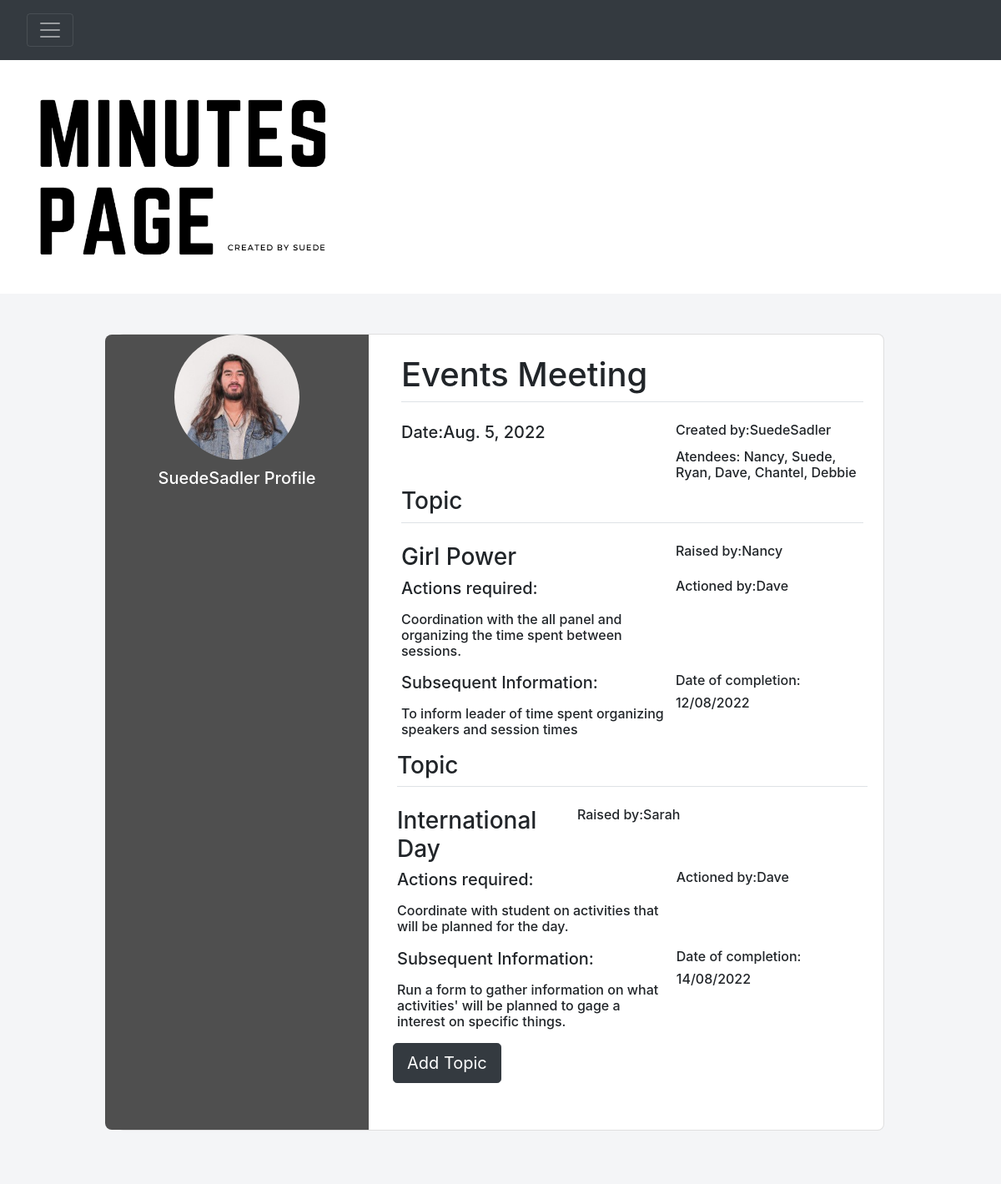
The app's page /post/1/ with its own data.
### Minutes/models.py (models this page shows, shortened)
class Post(models.Model):
    Title = models.CharField(max_length=100)
    Author = models.ForeignKey(User, on_delete=models.CASCADE)
    Date = models.DateField(default= timezone.now)
    Atendees = models.CharField(max_length=100)

class Topics(models.Model):
    Topic = models.ForeignKey(Post, on_delete=models.CASCADE)
    Title = models.CharField(max_length=100 )
    Raised_by = models.CharField(max_length=100)
    Actions = models.TextField()
    Actioned_by = models.CharField(max_length=100)
    Subsequent_info = models.TextField()
    Date_of_completion = models.CharField(max_length=100)

### users/models.py (models this page shows)
class Profile(models.Model):
    user = models.OneToOneField(User, on_delete=models.CASCADE)
    image = models.ImageField(default='default.jpg', upload_to='profile_pics')
    def __str__(self):
        return f'{self.user.username} Profile'

### Minutes/views.py (the view)
# urls.py: path('post/<int:pk>/', PostDetailView.as_view(), name='post-detail'),
class PostDetailView(DetailView):
    model = Post
    template_name = 'Minutes/post_detail.html'
    context_object_name = 'posts'

### Minutes/templates/Minutes/post_detail.html (shortened to what this page needs)
{% load crispy_forms_tags %}
<!doctype html>
<html lang="en">
  <head>
    <link rel="stylesheet" href="https://stackpath.bootstrapcdn.com/bootstrap/4.3.1/css/bootstrap.min.css">
  </head>
  <body>
    <nav class="navbar navbar-dark bg-dark">
          <div class="pos-f-t">
            <nav class="navbar navbar-dark bg-dark">
              <button class="navbar-toggler" type="button" data-toggle="collapse" data-target="#navbarToggleExternalContent" aria-controls="navbarToggleExternalContent" aria-expanded="false" aria-label="Toggle navigation">
                <span class="navbar-toggler-icon"></span>
              </button>
            </nav>
          </div>
        </nav>
        <div class= "text" style= "padding:40px">
            {% load static %} <img src="{% static "Minutes/media/Logo.png" %}" class="img-" alt="home" height= "200px" />
        </div>
        <section class="vh-20" style="background-color: #f4f5f7;">
          <div class="container py-5 ">
            <div class="row d-flex justify-content-center align-items-center h-10">
              <div class="col col-lg-10 mb-4 mb-lg-0">
                <div class="card mb-3" style="border-radius: .5rem;">
                  <div class="row g-0">
                    <div class="col-md-4 gradient-custom text-center text-white"
                      style="border-top-left-radius: .5rem; border-bottom-left-radius: .5rem;">
                      <img class="rounded-circle account-img" src="{{ object.Author.profile.image.url }}"
                        alt="Avatar" class="img-fl my-5" style="width: 150px;"  />
                      <h5 style="padding: 10px;">{{ object.Author.profile }}</h5>
                    </div>
                    <div class="col-md-8">
                      <div class="card-body p-4">
                        <form method="POST" enctype="multipart/form-data">
                          <fieldset class="form-group">
                             <legend class="border-bottom mb-4"><h1>{{ object.Title }}</h1></legend>
                             <form>
                              <div class="form-row">
                                <div class="col-7">
                                  <h5>Date:{{object.Date}}</h5>
                                </div>
                                <div class="col-5">
                                  <h6>Created by:{{ object.Author }}</h6>
                                </div>
                              </div>
                              <div class="form-row">
                                <div class="col-7">
                                </div>
                                <div class="col-5">
                                  <h6>Atendees: {{object.Atendees}}</h6>
                                </div>
                              </div>
                              {% for Topic in object.topics_set.all %}
                                <legend class="border-bottom mb-4"><h3>Topic</h3></legend>
                              <div class="form-row">
                                <div class="col-7">
                                  <h3>{{Topic.Title}}</h3>
                                </div>
                                <div class="col-5">
                                  <h6>Raised by:{{ Topic.Raised_by }}</h6>
                                </div>
                              </div>
                              <div class="form-row">
                                <div class="col-7">
                                <div class="form-group">
                                  <label for="exampleFormControlTextarea1"><h5>Actions required:</h5></label>
                                  <h6>{{ Topic.Actions}}</h6>
                                </div>
                              </div>
                                <div class="col-5">
                                  <h6>Actioned by:{{ Topic.Actioned_by}}</h6>
                                </div>
                              </div>
                              <div class="form-row">
                                <div class="col-7">
                                <div class="form-group">
                                  <label for="exampleFormControlTextarea1"><h5>Subsequent Information:</h5></label>
                                  <h6>{{ Topic.Subsequent_info}}</h6>
                                </div>
                              </div>
                              <div class="col-5">
                                <h6>Date of completion:</h6>
                                <h6>{{ Topic.Date_of_completion}}<h6>
                              </div>
                            </form>
                            {% endfor %}
                          <div class="form-group">
                            <a class="btn btn-dark btn-lg" href="{% url 'topic-create' %}" role="button">Add Topic</a>
                          </div>
                          </div>
                        </div>
                      </div>
                    </div>
                  </div>
                </div>
              </div>
        </section>
  </body>
</html>

### Minutes/templates/Minutes/post_detail.html (style rules this page uses)
.gradient-custom { background: #f6d365; background: rgb(79,79,79) }

### records on screen
Post: Author.profile.image (picture), Author.profile "SuedeSadler Profile", Title "Events Meeting", Date "Aug. 5, 2022", Author "SuedeSadler", Atendees "Nancy, Suede, Ryan, Dave, Chantel, Debbie"
Topics: Title "Girl Power", Raised_by "Nancy", Actions "Coordination with the all panel and organizing the time spent between sessions.", Actioned_by "Dave", Subsequent_info "To inform leader of time spent organizing speakers and session times", Date_of_completion "12/08/2022"
Topics: Title "International Day", Raised_by "Sarah", Actions "Coordinate with student on activities that will be planned for the day.", Actioned_by "Dave", Subsequent_info "Run a form to gather information on what activities' will be planned to gage a interest on specific things.", Date_of_completion "14/08/2022"
